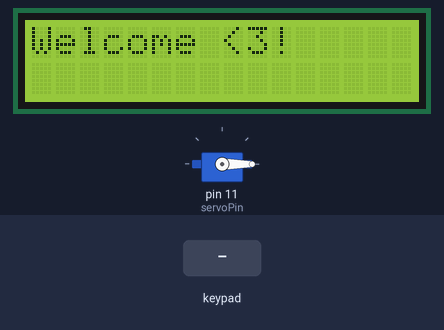
Bench run of a sketch on a simulated Arduino Uno, built with avr-gcc and run on an emulated ATmega328P. Shown: 16×2 character LCD, servo. The inputs (shaded band) are chosen by the test bench.

Above: at 2.2 s.
2.3 s: key 'A' pressed
At 3.2 s:
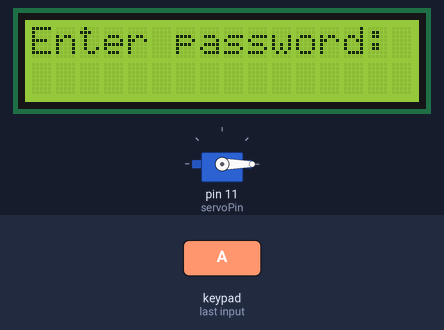
3.8 s: keypad keys 1 2 3 4 # pressed 0.4 s apart
At 6.2 s:
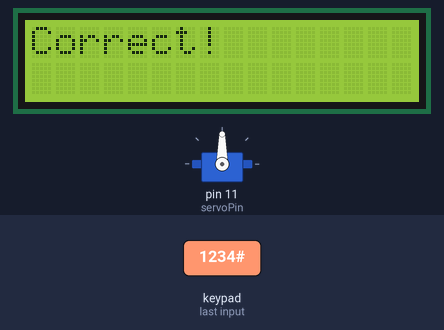
7.3 s: key 'B' pressed
At 8.3 s:
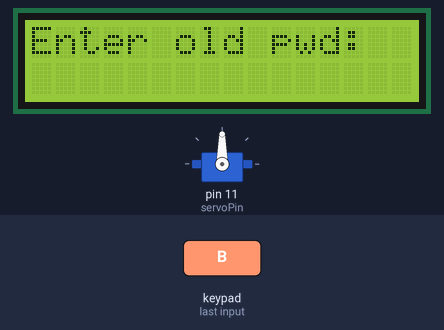
8.8 s: keypad keys 1 2 3 4 A pressed 0.4 s apart
At 11.2 s:
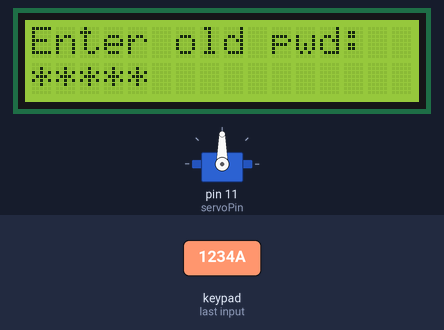
12.3 s: keypad keys 2 3 4 5 # pressed 0.4 s apart
At 14.6 s:
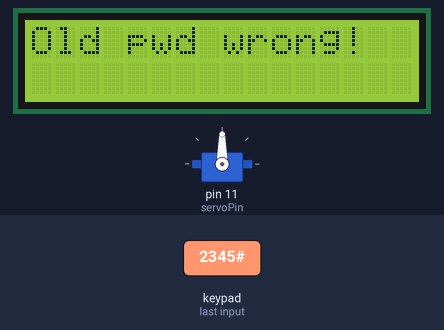
15.8 s: key 'C' pressed
At 20.8 s:
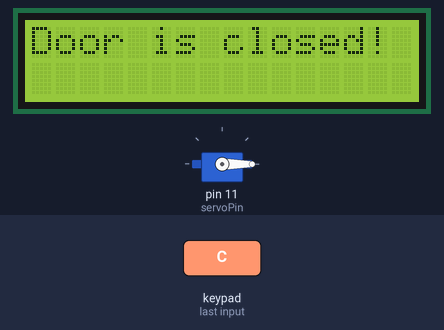
Timing chart, 0 to 21.5 s (numbered marks = the images above; inputs shaded):
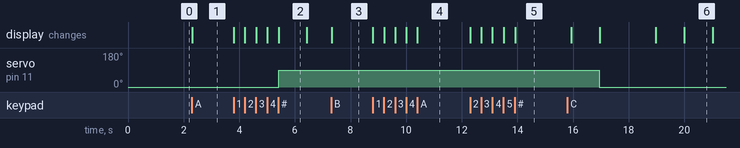

The sketch:

sketch.ino
```cpp
#include <Wire.h>
#include <LiquidCrystal_I2C.h>
#include <Keypad.h>
#include <Servo.h>

// Khai báo LCD
LiquidCrystal_I2C lcd(0x27, 16, 2);  // LCD address is 0x27 (it may change depending on the screen)

// Khai báo Keypad
const byte ROW_NUM = 4; // Four rows
const byte COLUMN_NUM = 4; // Four columns

char keys[ROW_NUM][COLUMN_NUM] = {
  {'A','3','2','1'},
  {'B','6','5','4'},
  {'C','9','8','7'},
  {'D','#','0','*'}
};

// Pinout for the rows and columns
byte pin_rows[ROW_NUM] = {2, 3, 4, 5};  //{R1, R2, R3, R4}
byte pin_column[COLUMN_NUM] = {9, 8, 7, 6}; //{L1, L2, L3, L4}

Keypad keypad = Keypad(makeKeymap(keys), pin_rows, pin_column, ROW_NUM, COLUMN_NUM);

// Khai báo Servo Motor
Servo myServo;
int servoPin = 11;

// Mật khẩu
String correctPassword = "1234";  // Default password

int attemptCounter = 0;
int maxAttempts = 3;  // Max incorrect attempts

// Thời gian cửa mở
unsigned long doorOpenTime = 0;
bool doorIsOpen = false;

// Biến xác nhận mật khẩu
String enteredPassword = "";
bool passwordEntered = false;

unsigned long lastAttemptTime = 0;
const unsigned long lockTime = 10000;  // Lock time in ms (30 seconds)
bool isLocked = false;  // Trạng thái khóa
unsigned long lockStartTime = 0;  // Thời gian bắt đầu khóa
unsigned long lastMillis = 0;  // Biến theo dõi thời gian trôi qua

unsigned long lastPasswordChangeAttempt = 0;
const unsigned long PASSWORD_CHANGE_TIMEOUT = 2000; // Thời gian chờ thay đổi mật khẩu

void setup() {
  // Khởi tạo LCD
  lcd.init();
  lcd.backlight();

  // Khởi tạo Servo
  myServo.attach(servoPin);
  myServo.write(0);  // Make sure the door is closed initially

  // Hiển thị "Welcome"
  lcd.clear();
  lcd.setCursor(0, 0);
  lcd.print("Welcome <3!");
  delay(1000); // Use standard delay for initial welcome
  Serial.begin(9600);  // Debugging via Serial Monitor
}

void loop() {
  char key = keypad.getKey();

  if (key == 'A') {
    enterPassword();
  } else if (key == 'C') {
    if (doorIsOpen) {
      closeDoor();  // Nếu cửa mở, đóng cửa
    } else {
      // Nếu cửa đang đóng, hiển thị thông báo
      lcd.clear();
      lcd.setCursor(0, 0);
      lcd.print("Door is closed!");  // Hiển thị thông báo
      delay(1000);  // Dừng trong 2 giây để người dùng nhìn thấy thông báo
      returnToMainScreen();  // Quay lại màn hình chính
    }
  } else if (key == 'B') {
    changePassword();  // Change password when B is pressed
  }

  // Kiểm tra xem có đang bị khóa hay không
  if (isLocked) {
    unsigned long elapsedLockTime = millis() - lockStartTime;
    if (elapsedLockTime < lockTime) {
      // Nếu đang bị khóa, hiển thị trạng thái khóa chỉ một lần
      if (lastMillis == 0) {  // Kiểm tra lần đầu tiên khi bắt đầu khóa
        lcd.clear();
        lcd.setCursor(0, 0);
        lcd.print("Locked for 10s");
        lastMillis = millis();  // Lưu thời gian hiển thị khóa
      }
      return;  // Không làm gì thêm khi bị khóa
    } else {
      isLocked = false;  // Sau khi hết 30 giây, mở khóa
      returnToMainScreen();  // Quay về màn hình chính
    }
  }

  // Kiểm tra nếu cửa đang mở, và nếu quá thời gian thì tự động đóng cửa
  if (doorIsOpen && millis() - doorOpenTime >= 10000) {
    closeDoor();
  }
}

void enterPassword() {
  lcd.clear();
  lcd.setCursor(0, 0);
  lcd.print("Enter password:");

  enteredPassword = "";
  passwordEntered = false;

  // Reset the attempt counter for each password entry
  attemptCounter = 0;

  while (attemptCounter < maxAttempts) {
    char key = keypad.getKey();
    if (key) {
      if (key == '#') {  // Password submission
        passwordEntered = true;
        if (enteredPassword == correctPassword) {
          openDoor();  // Door opens if password is correct
          return;  // Exit the function after opening the door
        } else {
          attemptCounter++;  // Increment the wrong attempt counter
          lcd.clear();
          lcd.setCursor(0, 0);
          lcd.print("Wrong pwd!");
          delay(1000);  // Show wrong password message for 1 second
          lcd.clear();
          lcd.setCursor(0, 0);
          lcd.print("Enter password:");  // Ask for password again
          enteredPassword = "";  // Clear entered password
          passwordEntered = false;  // Reset passwordEntered flag
          lastAttemptTime = millis(); // Record time of failed attempt
        }
      }
      else if (key == '*') {  // Delete character
        if (enteredPassword.length() > 0) {
          enteredPassword.remove(enteredPassword.length() - 1);
          lcd.setCursor(enteredPassword.length(), 1);
          lcd.print(" ");
        }
      } else {  // Enter character
        enteredPassword += key;
        lcd.setCursor(enteredPassword.length() - 1, 1);
        lcd.print('*');
      }
    }
  }

  // Nếu vượt quá số lần thử sai, khoá 30 giây
  if (attemptCounter >= maxAttempts) {
    isLocked = true;  // Đặt trạng thái là bị khóa
    lockStartTime = millis();  // Lưu thời gian bắt đầu khóa
  }
}

void openDoor() {
  lcd.clear();
  lcd.setCursor(0, 0);
  lcd.print("Correct!");  // Password correct

  // Open door (servo rotates 90 degrees)
  myServo.write(90);
  doorOpenTime = millis();  // Store door open time
  doorIsOpen = true;
  delay(1000); // Door open for 1 second

  // Show door status
  displayDoorStatus();
}

void displayDoorStatus() {
  lcd.clear();
  lcd.setCursor(0, 0);
  if (doorIsOpen) {
    lcd.print("Door open!");
  } else {
    lcd.print("Door closed!");
  }
}

void closeDoor() {
  if (doorIsOpen) {
    myServo.write(0);  // Close door
    doorIsOpen = false;
    lcd.clear();
    lcd.setCursor(0, 0);
    lcd.print("Door closed!");
    delay(2000); // Display "Door closed" for 2 seconds
    returnToMainScreen();
  }
}

void returnToMainScreen() {
  lcd.clear();
  lcd.setCursor(0, 0);
  lcd.print("Welcome <3!");
  delay(1000);  // Display "Welcome" for 2 seconds
}

void changePassword() {
  lcd.clear();
  lcd.setCursor(0, 0);
  lcd.print("Enter old pwd:");

  // Enter old password to confirm
  String oldPassword = "";
  bool oldPasswordEntered = false;

  while (!oldPasswordEntered) {
    char key = keypad.getKey();
    if (key) {
      if (key == '#') {
        oldPasswordEntered = true;
        if (oldPassword == correctPassword) {
          // Enter new password
          lcd.clear();
          lcd.setCursor(0, 0);
          lcd.print("Enter new pwd:");

          String newPassword = "";
          bool newPasswordEntered = false;

          while (!newPasswordEntered) {
            key = keypad.getKey();
            if (key) {
              if (key == '#') {
                newPasswordEntered = true;
                // Ask user to re-enter new password for confirmation
                lcd.clear();
                lcd.setCursor(0, 0);
                lcd.print("Confirm new pwd:");

                String confirmPassword = "";
                bool confirmPasswordEntered = false;

                while (!confirmPasswordEntered) {
                  key = keypad.getKey();
                  if (key) {
                    if (key == '#') {
                      confirmPasswordEntered = true;
                      if (newPassword == confirmPassword) {
                        correctPassword = newPassword;  // Update password
                        lcd.clear();
                        lcd.setCursor(0, 0);
                        lcd.print("Password updated!");
                        delay(2000);
                        returnToMainScreen();
                      } else {
                        lcd.clear();
                        lcd.setCursor(0, 0);
                        lcd.print("Pwd mismatch!");
                        delay(2000);
                        returnToMainScreen();
                      }
                    }
                    else if (key == '*') {  // Delete character
                      if (confirmPassword.length() > 0) {
                        confirmPassword.remove(confirmPassword.length() - 1);
                        lcd.setCursor(confirmPassword.length(), 1);
                        lcd.print(" ");
                      }
                    } else {  // Enter character
                      confirmPassword += key;
                      lcd.setCursor(confirmPassword.length() - 1, 1);
                      lcd.print('*');
                    }
                  }
                }
              }
              else if (key == '*') {  // Delete character
                if (newPassword.length() > 0) {
                  newPassword.remove(newPassword.length() - 1);
                  lcd.setCursor(newPassword.length(), 1);
                  lcd.print(" ");
                }
              } else {  // Enter character
                newPassword += key;
                lcd.setCursor(newPassword.length() - 1, 1);
                lcd.print('*');
              }
            }
          }
        } else {
          lcd.clear();
          lcd.setCursor(0, 0);
          lcd.print("Old pwd wrong!");
          delay(2000);
          returnToMainScreen();
        }
      }
      else if (key == '*') {  // Delete character
        if (oldPassword.length() > 0) {
          oldPassword.remove(oldPassword.length() - 1);
          lcd.setCursor(oldPassword.length(), 1);
          lcd.print(" ");
        }
      } else {  // Enter character
        oldPassword += key;
        lcd.setCursor(oldPassword.length() - 1, 1);
        lcd.print('*');
      }
    }
  }
}
```

Measured:
- after the input at 2.3 s, the display: changes at once (image 1)
- after the input at 3.8 s, servo on pin 11 (servoPin): 0° → 90° after 1.6 s; the display: first changes at once (image 2 shows a later state)
- after the input at 7.3 s, the display: changes at once (image 3)
- after the input at 8.8 s, the display: first changes at once (image 4 shows a later state)
- after the input at 12.3 s, the display: first changes at once (image 5 shows a later state)
- after the input at 15.8 s, the display: first differs from a run without the input after 4.2 s (image 6)
- what the display in image 2 shows lasts 1.0 s, from 5.4 s to 6.4 s
